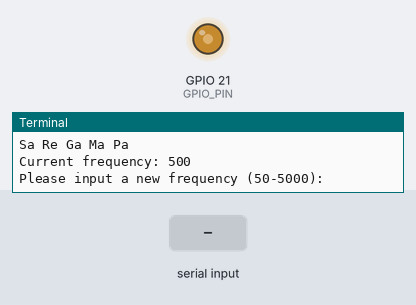
Recording of a program running on a simulated Raspberry Pi (BCM pin numbers). Shown: output pins drawn as LEDs (lit = HIGH), the last lines printed to the terminal. Dashed ring = blinking. The test bench sets the inputs (shaded band).

Above: at 1.2 s.
1.3 s: "5" typed at the terminal, then Enter
At 6.35 s:
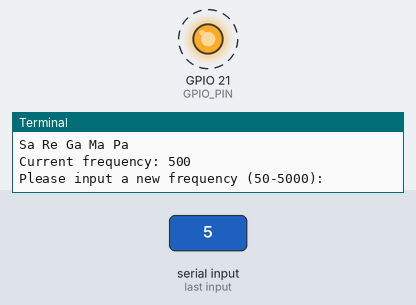
Timing chart, 0 to 8.8 s (numbered marks = the images above; inputs shaded):
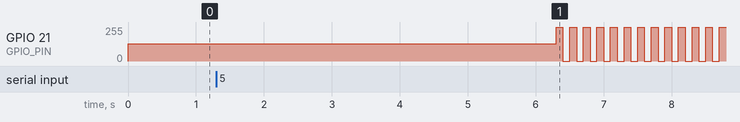

The program:

test.py
```python
import RPi.GPIO as GPIO
import time
GPIO.setmode(GPIO.BCM)


#The output pin
GPIO_PIN = 21
GPIO.setup(GPIO_PIN, GPIO.OUT)

pwm = GPIO.PWM(GPIO_PIN, 500)
pwm.start(50)
# The program will wait for the input of a new frequency.

try:

    while(True):
        print("Sa Re Ga Ma Pa")
        print("Current frequency: %d" % 500)
        Frequency = input("Please input a new frequency (50-5000):")
        freq=float(Frequency)
        time.sleep(5)
        pwm.ChangeFrequency(freq)

except KeyboardInterrupt:
    GPIO.cleanup()
```

Measured:
- after the input at 1.3 s, GPIO 21 (GPIO_PIN): alternates 255/255 for 0.10 s and 0/255 for 0.10 s, starting after 5.0 s
